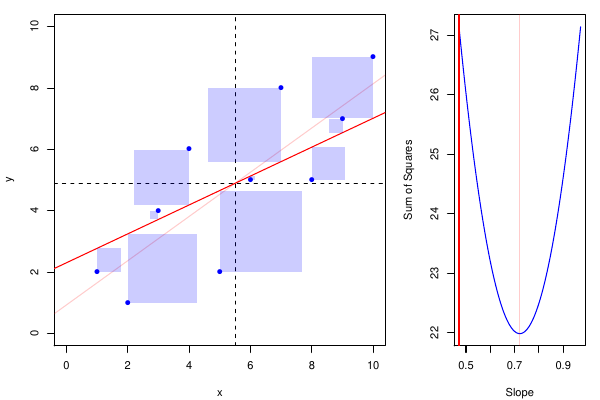

Recreate this plot in R.
# Creating simple data set
x <- c(1, 2, 3, 4, 5, 6, 7, 8, 9, 10)
y <- c(2, 1, 4, 6, 2, 5, 8, 5, 7,  9)

# Fitting a line using OLS
line <- lm (y~x)

# Finding mean of x and y
xb <- mean(x)
yb <- mean(y)

# Define different slopes for which to calculate sum of squares
nstep <- 100 
delta <- 0.25
beta1 <- seq (from=line$coeff[2]-delta, to=line$coeff[2]+delta, length=nstep)

# Derive intercept corresponding to slopes as line must pass (xb,yb)
beta0 <- yb - beta1 * xb

################################
# Defining graphics for single slope as a function
# (1) Left pane illustrates line (defined by (xb,yb) and slope) and
# individual squared residuals
# (2) Right pane illustrates sum of squared residuals as function of slope
LinRegPlot <- function(i){
  
  def.par <- par(no.readonly = TRUE) # save default, for resetting...
  layout(matrix(c(1,1,2), 1, 3, byrow = TRUE))
  
  # (1) Squared Residuals shown as actual squares
  par (mar=c(4, 4, 1, 1) + 0.1 )
  
  # Data points, LS line, and center of mass
  plot (x,y, col="blue",pch=16,xlim=c(0,10),ylim=c(0,10),asp=1)
  abline (line, col=rgb(1,0,0,0.2))
  abline (h=yb, lty="dashed")
  abline (v=xb, lty="dashed")
  
  # Adding specific line and corresponding "squared residuals"
  abline (beta0[i],beta1[i],col=rgb(1,0,0))	
  yhat <- beta0[i] + beta1[i]*x
  
  for (j in 1:length(x)){
    d <- abs(y[j] - yhat[j])
    
    # y is above line
    if (y[j] > yhat[j]){
      xp <- c(x[j],x[j],x[j]-d,x[j]-d)
      yp <- c(y[j],y[j]-d,y[j]-d,y[j])
      polygon (xp,yp,border=NA,col=rgb(0,0,1,0.2))
    }
    
    # y is below line
    if (y[j] < yhat[j]){
      xp <- c(x[j],x[j],x[j]+d,x[j]+d)
      yp <- c(y[j],y[j]+d,y[j]+d,y[j])
      polygon (xp,yp,border=NA,col=rgb(0,0,1,0.2))
    }
    
    # if y is on line, by definition no error and hence no square...
  }
  
  # (2) Profile for sum of squares
  par (mar=c(4, 4, 1, 1) + 0.1 )
  
  # laver input af (beta0,beta1) til profil
  bbeta1 <- seq(from=min(beta1),to=max(beta1),length=nstep)
  bbeta0 <- yb - bbeta1 * xb
  
  # calulating sum of squares (sak in Danish)
  sak <- numeric(nstep)
  
  for (j in 1:nstep){
    yhat <- bbeta0[j] + bbeta1[j]*x
    sak[j] <- sum((yhat-y)^2)  
  }
  
  # plot ss-profile and both current and optimal slope
  plot (bbeta1, sak, type="l", col=rgb(0,0,1), xlab="Slope", ylab="Sum of Squares")
  
  abline (v=beta1[i],col=rgb(1,0,0))
  abline (v=line$coeff[2], col=rgb(1,0,0,0.2))
  
} # end-of-function


pdf ("LeastSquares.pdf", onefile=TRUE, version = "1.4", width=6,height=4)
for (i in 1:nstep){
  LinRegPlot(i)
}
for (i in (nstep-1):2){
  LinRegPlot(i)
}
dev.off()
